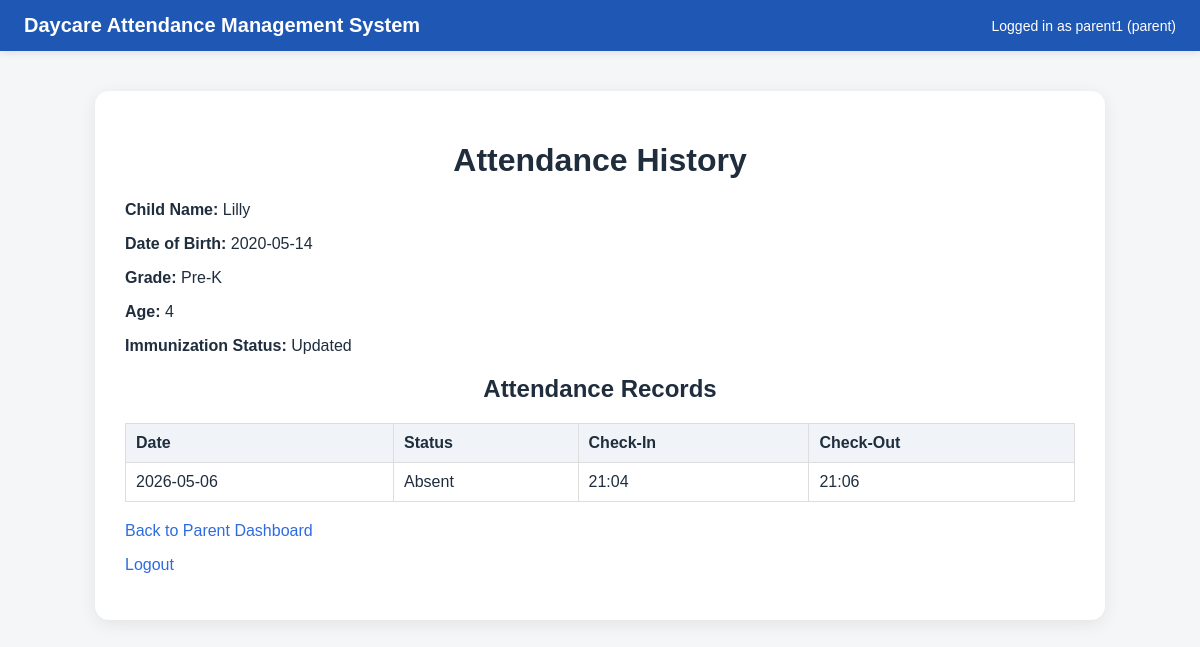
Screenshot of /parent/history (signed in) with the database file from the repository.
### tables this page shows
CREATE TABLE children (
    id INTEGER PRIMARY KEY AUTOINCREMENT,
    name TEXT NOT NULL,
    date_of_birth TEXT,
    grade TEXT,
    age INTEGER NOT NULL,
    parent_user_id INTEGER,
    parent_name TEXT,
    parent_address TEXT,
    parent_phone TEXT,
    emergency_contact TEXT,
    immunization_status TEXT,
    FOREIGN KEY (parent_user_id) REFERENCES users(id)
);

CREATE TABLE attendance (
    id INTEGER PRIMARY KEY AUTOINCREMENT,
    child_id INTEGER NOT NULL,
    date TEXT NOT NULL,
    status TEXT NOT NULL,
    check_in_time TEXT,
    check_out_time TEXT,
    FOREIGN KEY (child_id) REFERENCES children(id)
);

### app.py (the view)
@app.route("/parent/history")
def parent_history():
    if "role" not in session or session["role"] != "parent":
        return redirect(url_for("login"))
    conn = get_db_connection()
    child = conn.execute("""
        SELECT * FROM children
        WHERE parent_user_id = ?
        ORDER BY id
        LIMIT 1
    """, (session["user_id"],)).fetchone()
    attendance_records = []
    if child:
        attendance_records = conn.execute("""
            SELECT date, status, check_in_time, check_out_time
            FROM attendance
            WHERE child_id = ?
            ORDER BY date DESC
        """, (child["id"],)).fetchall()
    conn.close()
    return render_template(
        "attendance_history.html",
        child=child,
        attendance_records=attendance_records,
        username=session["username"],
        role=session["role"]
    )

### app.py (called while the page is built)
def get_db_connection():
    conn = sqlite3.connect("daycare.db")
    conn.row_factory = sqlite3.Row
    return conn

### templates/attendance_history.html (shortened to what this page needs)
<!DOCTYPE html>
<html>
<head>
    <link rel="stylesheet" href="{{ url_for('static', filename='style.css') }}">
</head>
<body>
    <div class="topbar">
        <div class="topbar-title">Daycare Attendance Management System</div>
        <div class="topbar-user">Logged in as {{ username }} ({{ role }})</div>
    </div>
    <div class="container">
        <h1>Attendance History</h1>
        {% if child %}
            <p><strong>Child Name:</strong> {{ child['name'] }}</p>
            <p><strong>Date of Birth:</strong> {{ child['date_of_birth'] }}</p>
            <p><strong>Grade:</strong> {{ child['grade'] }}</p>
            <p><strong>Age:</strong> {{ child['age'] }}</p>
            <p><strong>Immunization Status:</strong> {{ child['immunization_status'] }}</p>
            <h2>Attendance Records</h2>
            {% if attendance_records %}
                <table>
                    <tr>
                        <th>Date</th>
                        <th>Status</th>
                        <th>Check-In</th>
                        <th>Check-Out</th>
                    </tr>
                    {% for record in attendance_records %}
                    <tr>
                        <td>{{ record['date'] }}</td>
                        <td>{{ record['status'] }}</td>
                        <td>{{ record['check_in_time'] if record['check_in_time'] else '' }}</td>
                        <td>{{ record['check_out_time'] if record['check_out_time'] else '' }}</td>
                    </tr>
                    {% endfor %}
                </table>
            {% else %}
                <p>No attendance records found.</p>
            {% endif %}
        {% else %}
            <p>No child is linked to this parent account.</p>
        {% endif %}
        <p style="margin-top:20px;"><a href="/parent">Back to Parent Dashboard</a></p>
        <p><a href="/logout">Logout</a></p>
    </div>
</body>
</html>

### static/style.css (style rules this page uses)
body { font-family: Arial, sans-serif; background: #f4f6f8; margin: 0; padding: 0; color: #1f2d3d; }
.topbar { background: #1f57b5; color: white; padding: 14px 24px; display: flex; justify-content: space-between; align-items: center; flex-wrap: wrap; box-shadow: 0 2px 8px rgba(0, 0, 0, 0.1); }
.topbar-title { font-size: 20px; font-weight: bold; }
.topbar-user { font-size: 14px; }
.container { width: 950px; margin: 40px auto; background: white; padding: 30px; border-radius: 14px; box-shadow: 0 4px 18px rgba(0, 0, 0, 0.08); }
h1, h2 { text-align: center; color: #1f2d3d; }
table { width: 100%; border-collapse: collapse; margin-top: 15px; background: white; }
th, td { border: 1px solid #ddd; padding: 10px; text-align: left; vertical-align: top; }
th { background: #f0f4f8; }
a { color: #2d6cdf; text-decoration: none; }

### rows the page displays
children: name "Lilly", date_of_birth "2020-05-14", grade "Pre-K", age "4", immunization_status "Updated"
attendance: date "2026-05-06", status "Absent", check_in_time "21:04", check_out_time "21:06"

### other values shown
{{ username }} "parent1"
{{ role }} "parent"
